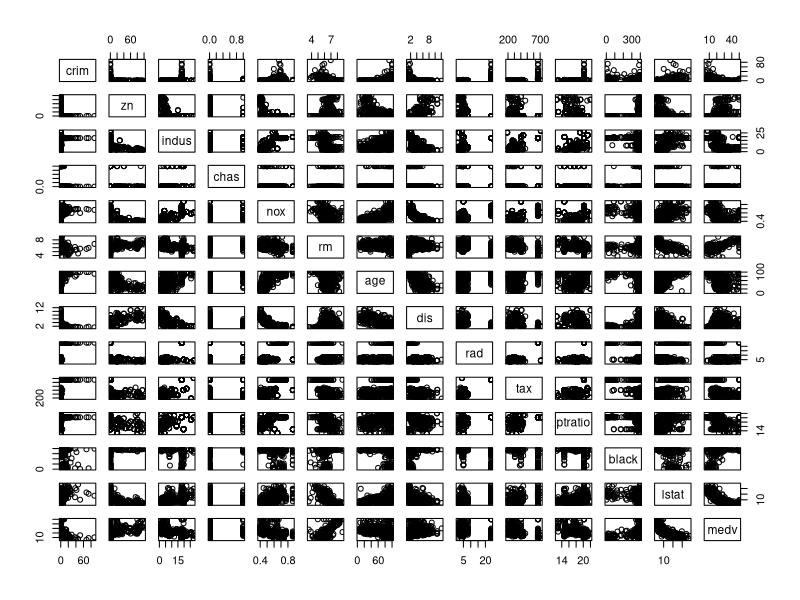
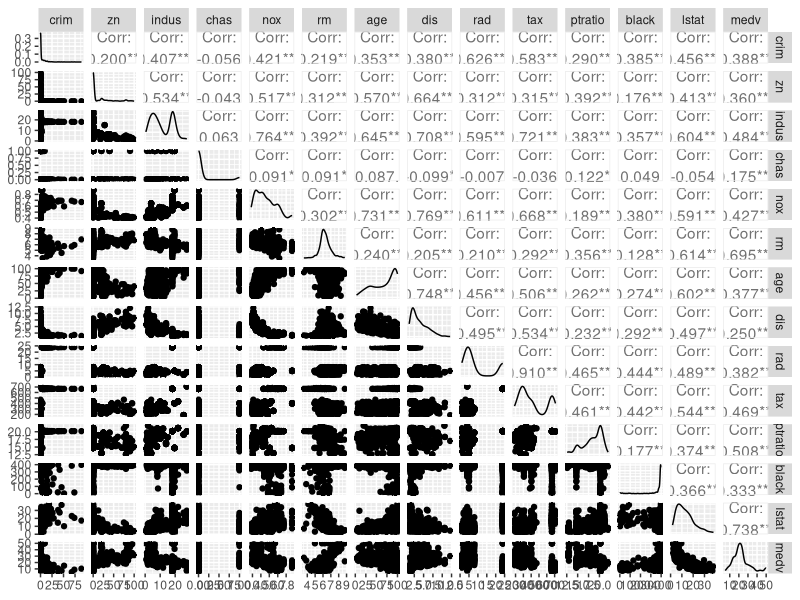
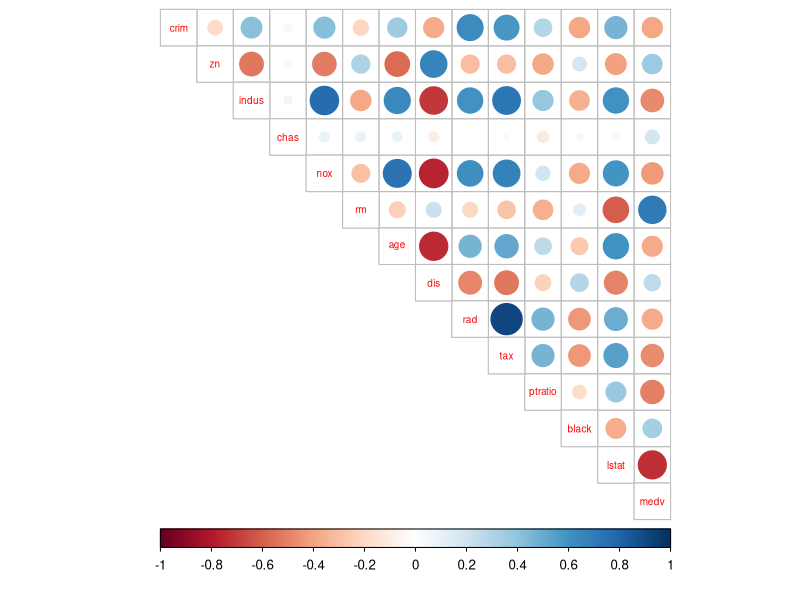
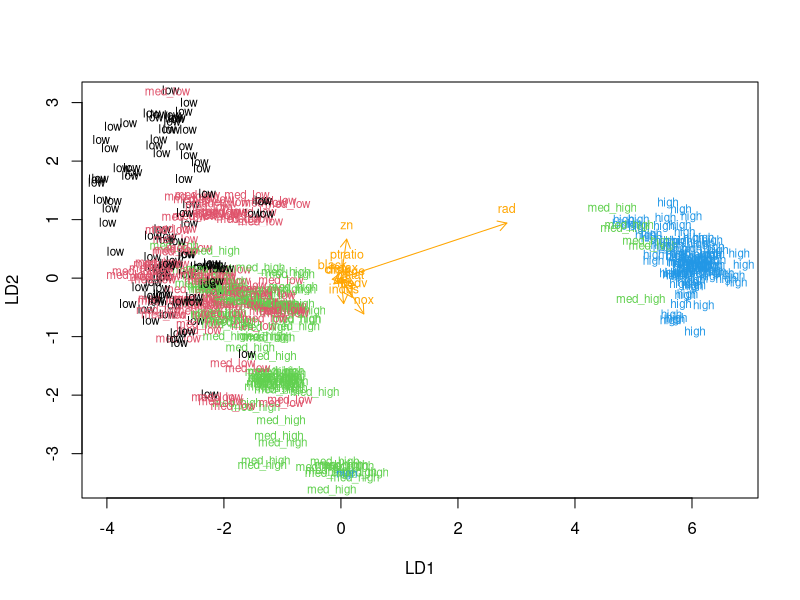
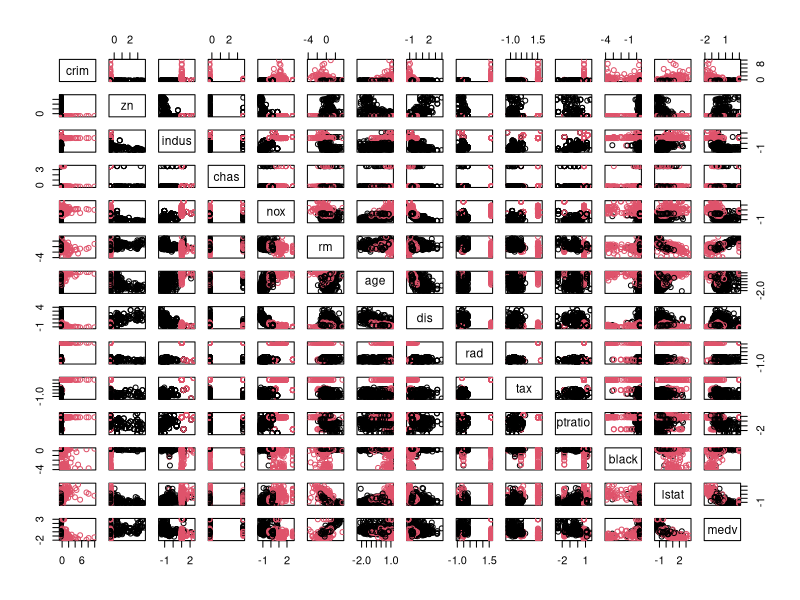

Generate these figures, in order, with R:
## ---- chunk 1
knitr::opts_chunk$set(echo = TRUE)

## ---- chunk 2
library(MASS)
data("Boston")
str(Boston)

## ---- chunk 3
library(GGally)
library(ggplot2)
library(tidyr) 
library(dplyr)
summary(Boston)
pairs(Boston)
p <- ggpairs(Boston, mapping = aes(), lower = list(combo = wrap("facethist", bins = 20)))
p
## ---- chunk 4
library(corrplot)

cor_matrix<-cor(Boston) %>% round(digits = 2)
cor_matrix
corrplot(cor_matrix, method="circle", type="upper", cl.pos="b", tl.pos="d", tl.cex = 0.6)

## ---- chunk 5
boston_scaled <- scale(Boston)
summary(boston_scaled)
class(boston_scaled)
boston_scaled <- as.data.frame(boston_scaled)

summary(boston_scaled$crim)
bins <- quantile(boston_scaled$crim)
crime <- cut(boston_scaled$crim, breaks = bins, include.lowest = TRUE, labels = c("low", "med_low", "med_high", "high"))
table(crime)
boston_scaled <- dplyr::select(boston_scaled, -crim)
boston_scaled <- data.frame(boston_scaled, crime)

n <- nrow(boston_scaled)
ind <- sample(n,  size = n * 0.8)
train <- boston_scaled[ind,]
test <- boston_scaled[-ind,]
correct_classes <- test$crime
test <- dplyr::select(test, -crime)
## ---- chunk 6
lda.fit <- lda(crime ~ ., data = train)
lda.fit
lda.arrows <- function(x, myscale = 1, arrow_heads = 0.1, color = "orange", tex = 0.75, choices = c(1,2)){
  heads <- coef(x)
  arrows(x0 = 0, y0 = 0, 
         x1 = myscale * heads[,choices[1]], 
         y1 = myscale * heads[,choices[2]], col=color, length = arrow_heads)
  text(myscale * heads[,choices], labels = row.names(heads), 
       cex = tex, col=color, pos=3)
}

classes <- as.numeric(train$crime)

plot(lda.fit, dimen = 2, col = classes, pch = classes)
lda.arrows(lda.fit, myscale = 1)
## ---- chunk 7
lda.pred <- predict(lda.fit, newdata = test)
table(correct = correct_classes, predicted = lda.pred$class)
## ---- chunk 8
data("Boston")
boston_scaled2 <- scale(Boston)
summary(boston_scaled2)
class(boston_scaled2)
boston_scaled2 <- as.data.frame(boston_scaled2)
## ---- chunk 9
dist_eu <- dist(boston_scaled2)
summary(dist_eu)
dist_man <- dist(boston_scaled2, method = 'manhattan')
summary(dist_man)

km <-kmeans(boston_scaled2, centers = 4)
km
km <-kmeans(boston_scaled2, centers = 3)
km
km2 <-kmeans(boston_scaled2, centers = 2)
km2
## ---- chunk 10
pairs(boston_scaled2[], col = km2$cluster)
